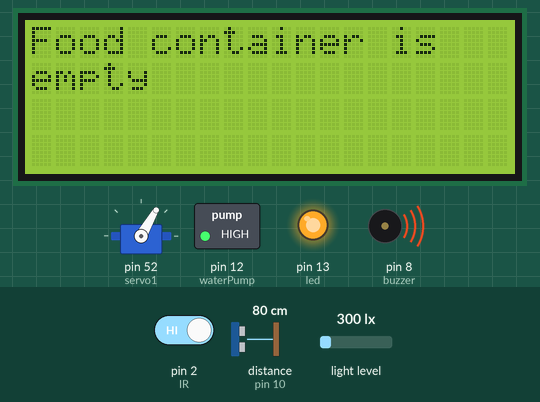
Recording of a sketch running on a simulated Arduino Mega 2560, built with avr-gcc and run on an emulated ATmega2560. On the bench: servo, 20×4 character LCD, switched loads named in the sketch (green lamp = pin HIGH), output pins drawn as LEDs (lit = HIGH), buzzer (waves = sounding). Wiring (inferred from the names in the program): ultrasonic range finder: trigger pin 9; echo pin 10. The test bench sets the inputs (shaded band); at power-on: distance to the obstacle (sensor on pin 10) 80 cm, pin 2 (IR) HIGH, light level 300 lx. The echo pulse lasts 58.3 µs per cm; pins used as bus, display or sensor lines are not drawn; what the sketch prints to the serial monitor is not drawn.

Above: at 1.2 s.
1.3 s: distance to the obstacle (sensor on pin 10) set to 10 cm
4.7 s: distance to the obstacle (sensor on pin 10) set to 7 cm
10.3 s: distance to the obstacle (sensor on pin 10) set to 3 cm
At 13.9 s:
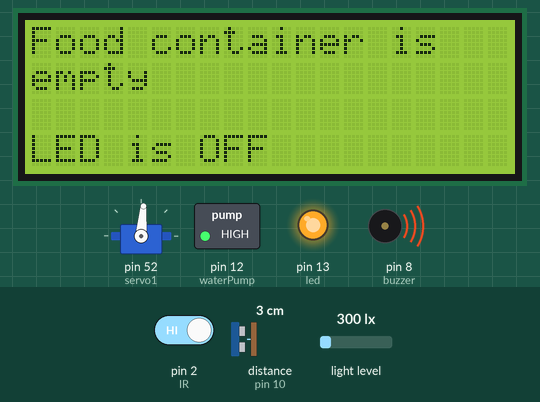
15.0 s: pin 2 (IR) driven LOW
At 16.5 s:
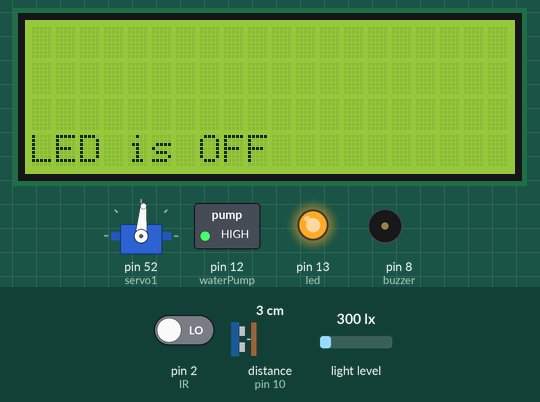
19.3 s: distance to the obstacle (sensor on pin 10) set to 18 cm
At 20.8 s:
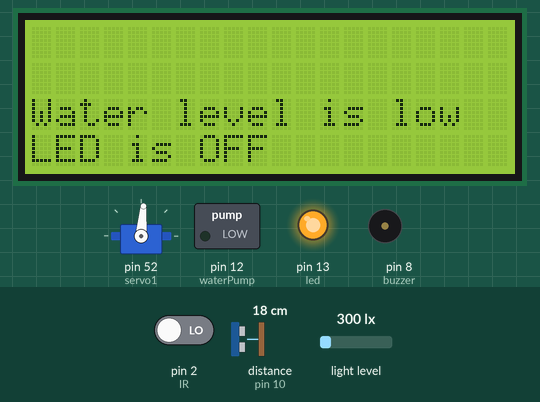
24.8 s: distance to the obstacle (sensor on pin 10) set to 2 cm
At 28.6 s:
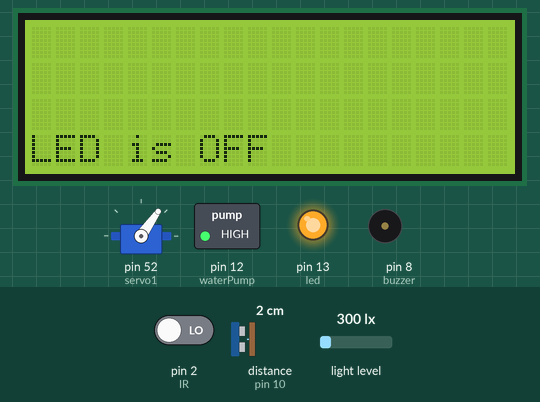
Timing chart, 0 to 30.3 s (numbered marks = the images above; inputs shaded):
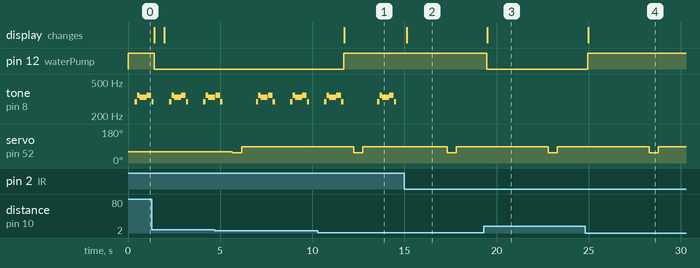

The sketch:

smartAQ.ino
```cpp
// ------------- buzzer music notes -----------------------------------------------
#define NOTE_B0  31
#define NOTE_C1  33
#define NOTE_CS1 35
#define NOTE_D1  37
#define NOTE_DS1 39
#define NOTE_E1  41
#define NOTE_F1  44
#define NOTE_FS1 46
#define NOTE_G1  49
#define NOTE_GS1 52
#define NOTE_A1  55
#define NOTE_AS1 58
#define NOTE_B1  62
#define NOTE_C2  65
#define NOTE_CS2 69
#define NOTE_D2  73
#define NOTE_DS2 78
#define NOTE_E2  82
#define NOTE_F2  87
#define NOTE_FS2 93
#define NOTE_G2  98
#define NOTE_GS2 104
#define NOTE_A2  110
#define NOTE_AS2 117
#define NOTE_B2  123
#define NOTE_C3  131
#define NOTE_CS3 139
#define NOTE_D3  147
#define NOTE_DS3 156
#define NOTE_E3  165
#define NOTE_F3  175
#define NOTE_FS3 185
#define NOTE_G3  196
#define NOTE_GS3 208
#define NOTE_A3  220
#define NOTE_AS3 233
#define NOTE_B3  247
#define NOTE_C4  262
#define NOTE_CS4 277
#define NOTE_D4  294
#define NOTE_DS4 311
#define NOTE_E4  330
#define NOTE_F4  349
#define NOTE_FS4 370
#define NOTE_G4  392
#define NOTE_GS4 415
#define NOTE_A4  440
#define NOTE_AS4 466
#define NOTE_B4  494
#define NOTE_C5  523
#define NOTE_CS5 554
#define NOTE_D5  587
#define NOTE_DS5 622
#define NOTE_E5  659
#define NOTE_F5  698
#define NOTE_FS5 740
#define NOTE_G5  784
#define NOTE_GS5 831
#define NOTE_A5  880
#define NOTE_AS5 932
#define NOTE_B5  988
#define NOTE_C6  1047
#define NOTE_CS6 1109
#define NOTE_D6  1175
#define NOTE_DS6 1245
#define NOTE_E6  1319
#define NOTE_F6  1397
#define NOTE_FS6 1480
#define NOTE_G6  1568
#define NOTE_GS6 1661
#define NOTE_A6  1760
#define NOTE_AS6 1865
#define NOTE_B6  1976
#define NOTE_C7  2093
#define NOTE_CS7 2217
#define NOTE_D7  2349
#define NOTE_DS7 2489
#define NOTE_E7  2637
#define NOTE_F7  2794
#define NOTE_FS7 2960
#define NOTE_G7  3136
#define NOTE_GS7 3322
#define NOTE_A7  3520
#define NOTE_AS7 3729
#define NOTE_B7  3951
#define NOTE_C8  4186
#define NOTE_CS8 4435
#define NOTE_D8  4699
#define NOTE_DS8 4978


//------import libraries-----------------------------
#include <Servo.h>
#include <Wire.h>
#include <BH1750.h>
#include <LiquidCrystal_I2C.h>

/////////// define pins ///////////////////
#define IR 2
#define buzzer 8
#define waterPump 12
#define led 13


//*********** LCD DISPLAY *****************
LiquidCrystal_I2C lcd(0x3F, 2, 1, 0, 4, 5, 6, 7, 3, POSITIVE);

//*********** SERVO *****************
Servo servo1;

//*********** LIGHT INTENSITY SENSOR *****************
BH1750 lightMeter(0x23);


// defining varibles for ultrasonic sensor
const unsigned int TRIG_PIN=9;
const unsigned int ECHO_PIN=10;
int distance;

// defining varibles for timer
unsigned long previousMillis = 0;
const long interval = 5000; // change the time intervel


void setup() {
  Serial.begin(9600);

  Wire.begin();
  lightMeter.begin(BH1750::CONTINUOUS_HIGH_RES_MODE);
  //---IR sensor ---------
  pinMode(IR,INPUT); //Pin 5 as signal input

  //-water pump -------------
  pinMode(waterPump,OUTPUT);
  digitalWrite(waterPump,HIGH);

  //----LED--------------
  pinMode(led,OUTPUT);
  digitalWrite(led,HIGH);

  //--------servo---------
  servo1.attach(52);
  servo1.write(60);

  //------ultrasonic--------
  pinMode(TRIG_PIN, OUTPUT);
  pinMode(ECHO_PIN, INPUT);


  //---DISPLAY-------------
  lcd.begin(20,4);
  lcd.home ();
  lcd.setCursor ( 3, 1 );
  lcd.print("SMART AQUARIUM");

}

int n=0;
bool state = HIGH;
void loop() {
  lcd.clear();
  while(1)  {
  unsigned long currentMillis = millis();
  if (currentMillis - previousMillis >= interval) {
    previousMillis = currentMillis;
    servo1.write(55);
    delay(500);
    servo1.write(85);
    delay(500);
  }

   if(digitalRead(IR)==LOW)  {
      lcd.setCursor ( 0, 0 );
      lcd.print("                   ");
      lcd.setCursor ( 0, 1 );
      lcd.print("                  ");
   }
   else  {
      lcd.setCursor ( 0, 0 );
      lcd.print("Food container is");
      lcd.setCursor ( 0, 1 );
      lcd.print("empty");
      Play_Pirates();
    }

  ultrasonic_read();
  if (distance > 8 && state == HIGH ){
      state = LOW;
     digitalWrite(waterPump,state);
      lcd.setCursor ( 0, 2 );
      lcd.print("Water level is low");
     Serial.println("pump on");
  }
  else if( distance < 4 && state == LOW){
     state = HIGH;
     digitalWrite(waterPump,state);
      lcd.setCursor ( 0, 2 );
      lcd.print("                   ");
     Serial.println("pump off");
  }
    lightsensor();

  }
}
```

lightSensor.ino
```cpp
void lightsensor(){

  uint16_t lux = lightMeter.readLightLevel();
  delay(500);
  if(lux <7){
    digitalWrite(led,LOW);
    lcd.setCursor ( 0, 3 );
    lcd.print("           ");
    lcd.setCursor ( 0, 3 );
    lcd.print("LED is ON ");
  }else{
    digitalWrite(led,HIGH );
    lcd.setCursor ( 0, 3 );
    lcd.print("          ");
    lcd.setCursor ( 0, 3 );
    lcd.print("LED is OFF");
  }
}
```

music.ino
```cpp
//##############**"HE IS A PIRATE" Theme song of Pirates of caribbean**##############//
int Pirates_note[] = {
  0, NOTE_D4, NOTE_F4, NOTE_E4, NOTE_E4, NOTE_F4, NOTE_D4
};
int Pirates_duration[] = {
4,8,8,8,4,4,8,8
};
//###########End of He is a Pirate song#############//


void Play_Pirates()
{
  for (int thisNote = 0; thisNote < (sizeof(Pirates_note)/sizeof(int)); thisNote++) {

    int noteDuration = 1000 / Pirates_duration[thisNote];//convert duration to time delay
    tone(buzzer, Pirates_note[thisNote], noteDuration);

    int pauseBetweenNotes = noteDuration * 1.05; //Here 1.05 is tempo, increase to play it slower
    delay(pauseBetweenNotes);
    noTone(8); //stop music on pin 8
    }
}
```

ultasonic.ino
```cpp
void ultrasonic_read(){
  digitalWrite(TRIG_PIN, LOW);
  delayMicroseconds(2);
  digitalWrite(TRIG_PIN, HIGH);
  delayMicroseconds(10);
  digitalWrite(TRIG_PIN, LOW);


  unsigned long duration= pulseIn(ECHO_PIN, HIGH);
 distance= duration/29/2;
}
```

Measured:
- the behaviour switches between 5 and 4 cm on distance to the obstacle (sensor on pin 10) (found by bisection; images 0 and 1)
- after the input at 10.3 s, pin 12 (waterPump): LOW → HIGH after 1.4 s; the display: changes after 1.4 s (image 1)
- after the input at 15.0 s, tone on pin 8 (buzzer): stops changing and stays silent; servo on pin 52 (servo1): 85° → 55° after 2.3 s instead of 3.8 s; the display: changes after 0.13 s (image 2)
- after the input at 19.3 s, pin 12 (waterPump): HIGH → LOW after 0.18 s; the display: changes after 0.19 s (image 3)
- after the input at 24.8 s, pin 12 (waterPump): LOW → HIGH after 0.15 s; the display: changes after 0.17 s (image 4)
- by itself, tone on pin 8 (buzzer): plays 349 Hz for 0.25 s, 294 Hz for 0.13 s, 294 Hz for 0.13 s, 349 Hz for 0.13 s, 330 Hz for 0.38 s, 349 Hz for 0.25 s … (12 notes in this stretch)
